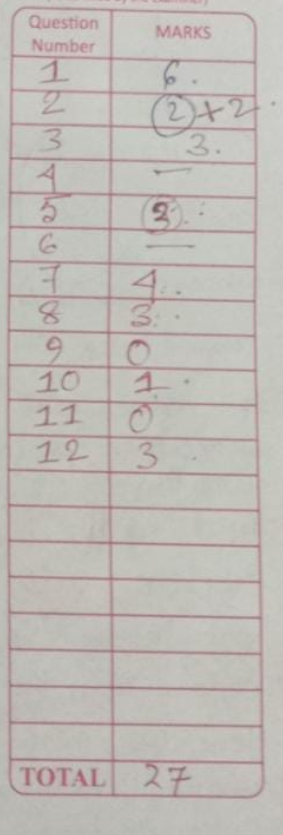
#> input picture img/src/43.png, 283 x 835 px, found by its file name
$ python box_detection.py
#> lines starting #> are read from the running program, lines starting #| are printed output that depends on the picture; after the words box and inside, x2 and y2 are one past the last pixel; in counts of white or black regions, pixels touching at a corner belong together
import cv2
import numpy as np

image_path = "img\src\\43.png"

def sort_contours(cnts, method="left-to-right"):
    # initialize the reverse flag and sort index
    reverse = False
    i = 0

    # handle if we need to sort in reverse
    if method == "right-to-left" or method == "bottom-to-top":
        reverse = True

    # handle if we are sorting against the y-coordinate rather than
    # the x-coordinate of the bounding box
    if method == "top-to-bottom" or method == "bottom-to-top":
        i = 1

    # construct the list of bounding boxes and sort them from top to bottom
    boundingBoxes = [cv2.boundingRect(c) for c in cnts]
    (cnts, boundingBoxes) = zip(*sorted(zip(cnts, boundingBoxes),
                                        key=lambda b: b[1][i], reverse=reverse))

    # return the list of sorted contours and bounding boxes
    return (cnts, boundingBoxes)

def box_extraction(original_img_path, cropped_dir_path):

#> called with original_img_path = 'img\\src\\43.png', cropped_dir_path = './img/output/cropped/'
    print("Reading image...")
    print("Image source path: ",original_img_path)
    # Read the image
    img = cv2.imread(original_img_path, 0)
#> img: shape (835, 283); min 102, max 215, mean 187.3
    # Now, thresholding the image
    (thresh, img_bin) = cv2.threshold(img, 128, 255, cv2.THRESH_BINARY | cv2.THRESH_OTSU)
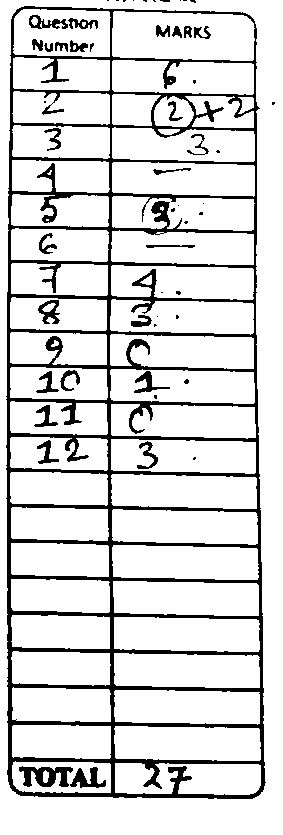
#> img_bin: shape (835, 283); 85.5% white; 55 black regions (27 under 20 px), largest, box (x1, y1, x2, y2) and area: (6, 6, 266, 799) 29682, (19, 766, 73, 787) 657, (70, 767, 106, 788) 368
#> thresh = 175
    # Now, invert the image
    img_bin = 255-img_bin

    print("Storing binary image to img/output/image_bin.jpg")
    cv2.imwrite("img/output/image_bin.jpg",img_bin)

    # Vertical kernel
    vertical_kernel_length=np.array(img).shape[1]//20
#> vertical_kernel_length = 14
    print("vertical kernel length : ",vertical_kernel_length)
#| vertical kernel length :  14
    # A verticle kernel of (1 X vertical_kernel_length), which will detect all the vertical lines from the image.
    vertical_kernel = cv2.getStructuringElement(cv2.MORPH_RECT, (1, vertical_kernel_length))
    # Morphological operation to detect vertical lines from an image
    img_temp1 = cv2.erode(img_bin, vertical_kernel, iterations=3)
#> img_temp1: shape (835, 283); 2.4% white; 3 white regions, box (x1, y1, x2, y2) and area: (7, 37, 13, 771) 2112, (107, 30, 115, 780) 1949, (254, 45, 264, 774) 1573
    vertical_lines_img = cv2.dilate(img_temp1, vertical_kernel, iterations=3)
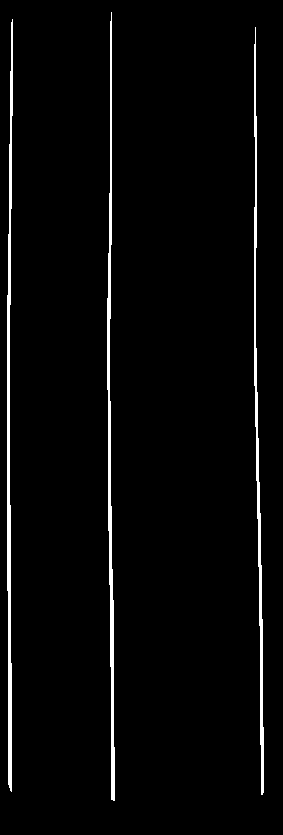
#> vertical_lines_img: shape (835, 283); 2.9% white; 3 white regions, box (x1, y1, x2, y2) and area: (7, 19, 13, 792) 2424, (107, 12, 115, 801) 2339, (254, 27, 264, 795) 2041
    cv2.imwrite("img/output/vertical_lines.jpg",vertical_lines_img)

    # Horizontal kernel
    hori_kernel_length=np.array(img).shape[0]//55
#> hori_kernel_length = 15
    print("horizontal kernel length : ",hori_kernel_length)
#| horizontal kernel length :  15
    # A horizontal kernel of (kernel_length X 1), which will help to detect all the horizontal line from the image.
    hori_kernel = cv2.getStructuringElement(cv2.MORPH_RECT, (hori_kernel_length, 1))
    # Morphological operation to detect horizontal lines from an image
    img_temp2 = cv2.erode(img_bin, hori_kernel, iterations=3)
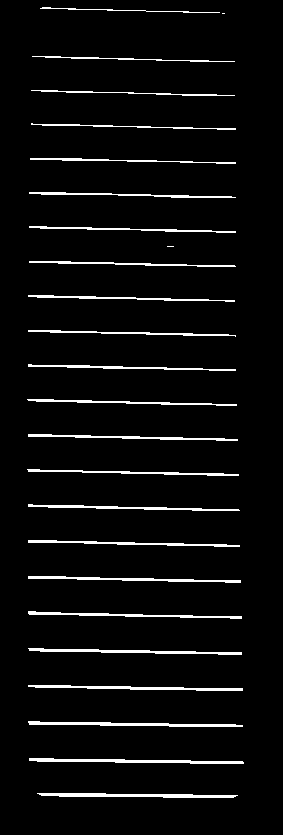
#> img_temp2: shape (835, 283); 4.6% white; 25 white regions (2 under 20 px), largest, box (x1, y1, x2, y2) and area: (29, 758, 244, 764) 672, (37, 793, 238, 798) 668, (28, 721, 243, 727) 659
    horizontal_lines_img = cv2.dilate(img_temp2, hori_kernel, iterations=3)
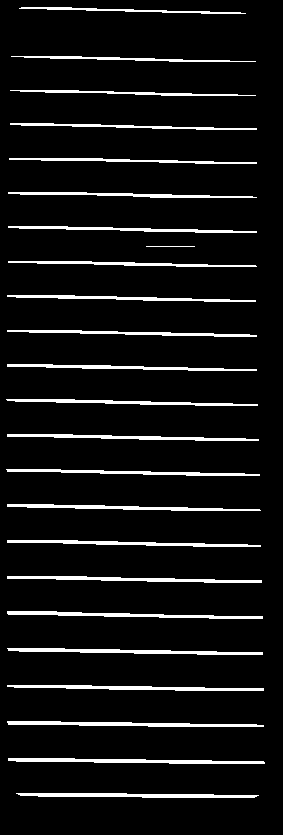
#> horizontal_lines_img: shape (835, 283); 7.3% white; 24 white regions, largest, box (x1, y1, x2, y2) and area: (8, 758, 265, 764) 924, (7, 721, 264, 727) 911, (7, 648, 263, 655) 909
    cv2.imwrite("img/output/horizontal_lines.jpg",horizontal_lines_img)

    # Weighting parameters for combination
    alpha = 0.5                 # percentage of vertical lines
    beta = 1.0 - alpha          # percentage of horizontal lines
    # This function helps to add two image with specific weight parameter to get a third image as summation of two image.
    img_final_bin = cv2.addWeighted(vertical_lines_img, alpha, horizontal_lines_img, beta, 0.0)
    # A kernel of (3 X 3) ones.
    kernel = cv2.getStructuringElement(cv2.MORPH_RECT, (3, 3))
    img_final_bin = cv2.erode(~img_final_bin, kernel, iterations=1)
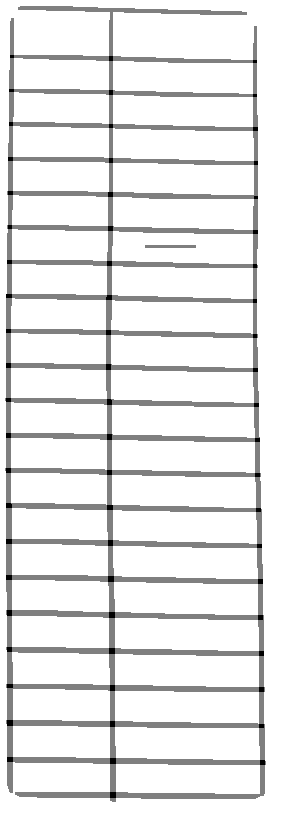
#> img_final_bin: shape (835, 283); min 0, max 255, mean 232.9
    (thresh, img_final_bin) = cv2.threshold(img_final_bin, 128, 255, cv2.THRESH_BINARY | cv2.THRESH_OTSU)
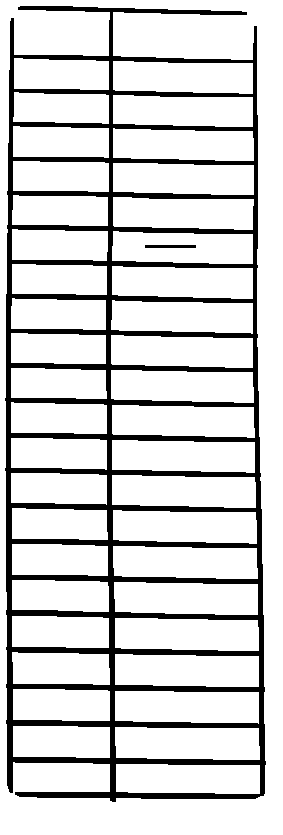
#> img_final_bin: shape (835, 283); 83.3% white; 2 black regions
#> thresh = 127
    # img_final_bin = 255-img_final_bin
    # See vertical and horizontal lines in the image which is used to find boxes
    print("Image which only contains boxes: img/output/img_final_bin.jpg")
    cv2.imwrite("img/output/img_final_bin.jpg",img_final_bin)

    # Find contours for image, which will detect all the boxes
    contours, hierarchy = cv2.findContours(img_final_bin, cv2.RETR_TREE, cv2.CHAIN_APPROX_SIMPLE)
#> contours = 44 contours; largest, box (x1, y1, x2, y2) and area: (0, 0, 283, 835) 235188, (4, 5, 267, 803) 187863, (115, 727, 260, 760) 4338, (115, 654, 259, 687) 4260, (115, 691, 259, 724) 4256
    # Sort all the contours by top to bottom.
    (contours, boundingBoxes) = sort_contours(contours, method="top-to-bottom")
#> in sort_contours, `boundingBoxes = [cv2.boundingRect(c) for c in cnts]`: boundingBoxes = 44 items, first 6: (0, 0, 283, 835), (4, 5, 263, 798), (116, 764, 144, 30), (115, 727, 145, 33), (13, 726, 97, 32), (115, 691, 144, 33)
#> in sort_contours, `(cnts, boundingBoxes) = zip(*sorted(zip(cnts, boundingBoxes), key=lamb..`: cnts has the same summary as contours in box_extraction; boundingBoxes = 44 items, first 6: (0, 0, 283, 835), (4, 5, 263, 798), (14, 58, 95, 32), (113, 61, 140, 33), (13, 92, 96, 32), (113, 95, 140, 32)
    # # Printing contours
    # cv2.drawContours(img, contours, -1, (0, 0, 255), 3)
    # cv2.imwrite("./temp/img_contour.jpg", img)

    print("Output stored in img/output directiory!")

    idx = 0
    for c in contours:
        # Returns the location and width,height for every contour
        x, y, w, h = cv2.boundingRect(c)

        # If the box height > 20, width >80, then only save it as a box in "img/output/cropped/" folder.
        if (w > 80 and h > 20) and w > 2.5*h:
            idx += 1
            new_img = img[y:y+h, x:x+w]
            cv2.imwrite(cropped_dir_path+str(idx) + '.png', new_img)
#> this loop made 44 passes
#> (x, y, w, h) on passes 2 to 13: (4, 5, 263, 798), (14, 58, 95, 32), (113, 61, 140, 33), (13, 92, 96, 32), (113, 95, 140, 32), (13, 126, 96, 32), (113, 128, 141, 33), (13, 161, 96, 31), (113, 163, 141, 32), (12, 195, 96, 31), (113, 197, 141, 33), (12, 229, 96, 32)
#> (c, x, y, w, h) on pass 1: ([[0, 0], [0, 834], [282, 834], [282, 0]], 0, 0, 283, 835)
#> pass 3, in box_extraction, `new_img = img[y:y+h, x:x+w]`:
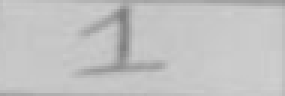
#> new_img: shape (32, 95) (shown 3 times larger); min 126, max 207, mean 194
#> after the loop, idx = 41

box_extraction(image_path,"./img/output/cropped/")

$ run again, with img/src/41.jpg saved as img/src/43.png
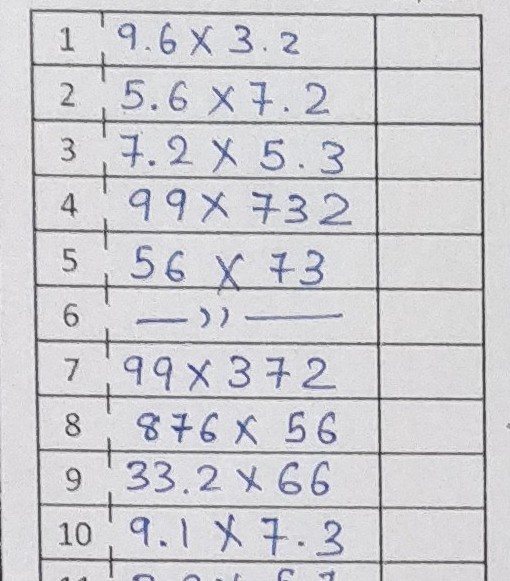
#> input picture img/src/41.jpg, 510 x 581 px, found by its file name
#> in box_extraction, `(thresh, img_bin) = cv2.threshold(img, 128, 255, cv2.THRESH_BINARY | c..`:
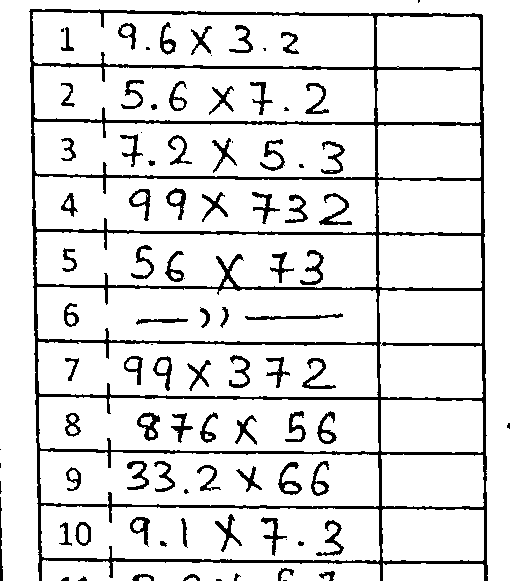
#> img_bin: shape (581, 510); 88.3% white; 95 black regions (19 under 20 px), largest, box (x1, y1, x2, y2) and area: (29, 9, 488, 581) 20831, (319, 193, 352, 225) 313, (137, 412, 160, 441) 294
#> in box_extraction, `(thresh, img_bin) = cv2.threshold(img, 128, 255, cv2.THRESH_BINARY | c..`: thresh = 169
#| vertical kernel length :  25
#> img_temp1: shape (581, 510); 1.1% white in thin lines or dots, all inside (x1, y1, x2, y2) = (0, 45, 487, 581)
#> vertical_lines_img: shape (581, 510); 1.6% white; 4 white regions, box (x1, y1, x2, y2) and area: (480, 14, 487, 581) 1679, (31, 9, 41, 581) 1585, (374, 13, 382, 581) 1510, (0, 497, 1, 581) 84
#| horizontal kernel length :  10
#> img_temp2: shape (581, 510); 3.5% white in thin lines or dots, all inside (x1, y1, x2, y2) = (44, 10, 475, 564)
#> horizontal_lines_img: shape (581, 510); 4.4% white; 16 white regions, largest, box (x1, y1, x2, y2) and area: (34, 119, 487, 125) 1226, (42, 558, 490, 564) 1219, (36, 229, 488, 236) 1174
#> in box_extraction, `(thresh, img_final_bin) = cv2.threshold(img_final_bin, 128, 255, cv2.T..`: thresh = 127
#> contours = 27 contours; largest, box (x1, y1, x2, y2) and area: (0, 0, 510, 581) 36334, (35, 67, 374, 121) 16762, (35, 123, 375, 177) 16718, (37, 233, 376, 287) 16695, (36, 177, 375, 232) 16686
#> in sort_contours, `boundingBoxes = [cv2.boundingRect(c) for c in cnts]`: boundingBoxes = 27 items, first 6: (383, 564, 100, 17), (42, 561, 337, 20), (383, 510, 100, 50), (42, 506, 337, 54), (382, 455, 101, 51), (41, 452, 337, 53)
#> in sort_contours, `(cnts, boundingBoxes) = zip(*sorted(zip(cnts, boundingBoxes), key=lamb..`: cnts has the same summary as contours in box_extraction; boundingBoxes = 27 items, first 6: (0, 0, 510, 581), (33, 13, 340, 53), (377, 17, 102, 50), (35, 67, 339, 54), (378, 71, 102, 51), (35, 123, 340, 54)
#> the loop in box_extraction, `for c in contours:` made 27 passes
#> pass 2, in box_extraction, `new_img = img[y:y+h, x:x+w]`:
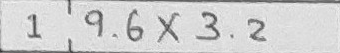
#> new_img: shape (53, 340); min 49, max 245, mean 208.5
#> after the loop in box_extraction, `for c in contours:`: idx = 10
